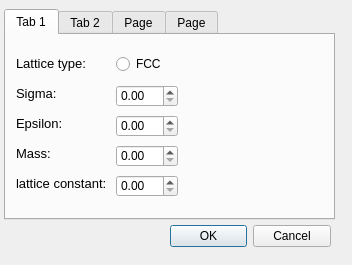
<?xml version="1.0" encoding="UTF-8"?>
<ui version="4.0">
 <class>Dialog</class>
 <widget class="QDialog" name="Dialog">
  <property name="geometry">
   <rect>
    <x>0</x>
    <y>0</y>
    <width>352</width>
    <height>265</height>
   </rect>
  </property>
  <property name="windowTitle">
   <string>Dialog</string>
  </property>
  <widget class="QDialogButtonBox" name="buttonBox">
   <property name="geometry">
    <rect>
     <x>170</x>
     <y>220</y>
     <width>161</width>
     <height>32</height>
    </rect>
   </property>
   <property name="orientation">
    <enum>Qt::Horizontal</enum>
   </property>
   <property name="standardButtons">
    <set>QDialogButtonBox::Cancel|QDialogButtonBox::Ok</set>
   </property>
  </widget>
  <widget class="QTabWidget" name="tabWidget">
   <property name="geometry">
    <rect>
     <x>4</x>
     <y>9</y>
     <width>331</width>
     <height>211</height>
    </rect>
   </property>
   <property name="currentIndex">
    <number>0</number>
   </property>
   <widget class="QWidget" name="Material">
    <attribute name="title">
     <string>Tab 1</string>
    </attribute>
    <widget class="QLabel" name="label">
     <property name="geometry">
      <rect>
       <x>10</x>
       <y>20</y>
       <width>81</width>
       <height>16</height>
      </rect>
     </property>
     <property name="font">
      <font>
       <pointsize>10</pointsize>
      </font>
     </property>
     <property name="text">
      <string>Lattice type:</string>
     </property>
    </widget>
    <widget class="QLabel" name="label_2">
     <property name="geometry">
      <rect>
       <x>10</x>
       <y>50</y>
       <width>81</width>
       <height>16</height>
      </rect>
     </property>
     <property name="font">
      <font>
       <pointsize>10</pointsize>
      </font>
     </property>
     <property name="text">
      <string>Sigma:</string>
     </property>
    </widget>
    <widget class="QLabel" name="label_3">
     <property name="geometry">
      <rect>
       <x>10</x>
       <y>80</y>
       <width>81</width>
       <height>16</height>
      </rect>
     </property>
     <property name="font">
      <font>
       <pointsize>10</pointsize>
      </font>
     </property>
     <property name="text">
      <string>Epsilon:</string>
     </property>
    </widget>
    <widget class="QLabel" name="label_4">
     <property name="geometry">
      <rect>
       <x>10</x>
       <y>110</y>
       <width>81</width>
       <height>16</height>
      </rect>
     </property>
     <property name="font">
      <font>
       <pointsize>10</pointsize>
      </font>
     </property>
     <property name="text">
      <string>Mass:</string>
     </property>
    </widget>
    <widget class="QLabel" name="label_5">
     <property name="geometry">
      <rect>
       <x>10</x>
       <y>140</y>
       <width>91</width>
       <height>16</height>
      </rect>
     </property>
     <property name="font">
      <font>
       <pointsize>10</pointsize>
      </font>
     </property>
     <property name="text">
      <string>lattice constant:</string>
     </property>
    </widget>
    <widget class="QRadioButton" name="radioButton">
     <property name="geometry">
      <rect>
       <x>110</x>
       <y>20</y>
       <width>82</width>
       <height>18</height>
      </rect>
     </property>
     <property name="text">
      <string>FCC</string>
     </property>
    </widget>
    <widget class="QDoubleSpinBox" name="doubleSpinBox_5">
     <property name="geometry">
      <rect>
       <x>110</x>
       <y>50</y>
       <width>62</width>
       <height>22</height>
      </rect>
     </property>
    </widget>
    <widget class="QDoubleSpinBox" name="doubleSpinBox_6">
     <property name="geometry">
      <rect>
       <x>110</x>
       <y>80</y>
       <width>62</width>
       <height>22</height>
      </rect>
     </property>
    </widget>
    <widget class="QDoubleSpinBox" name="doubleSpinBox_7">
     <property name="geometry">
      <rect>
       <x>110</x>
       <y>110</y>
       <width>62</width>
       <height>22</height>
      </rect>
     </property>
    </widget>
    <widget class="QDoubleSpinBox" name="doubleSpinBox_8">
     <property name="geometry">
      <rect>
       <x>110</x>
       <y>140</y>
       <width>62</width>
       <height>22</height>
      </rect>
     </property>
    </widget>
   </widget>
   <widget class="QWidget" name="Simulation">
    <attribute name="title">
     <string>Tab 2</string>
    </attribute>
    <widget class="QLabel" name="label_6">
     <property name="geometry">
      <rect>
       <x>10</x>
       <y>20</y>
       <width>101</width>
       <height>16</height>
      </rect>
     </property>
     <property name="font">
      <font>
       <pointsize>10</pointsize>
      </font>
     </property>
     <property name="text">
      <string>Time step length:</string>
     </property>
    </widget>
    <widget class="QLabel" name="label_7">
     <property name="geometry">
      <rect>
       <x>10</x>
       <y>50</y>
       <width>131</width>
       <height>16</height>
      </rect>
     </property>
     <property name="font">
      <font>
       <pointsize>10</pointsize>
      </font>
     </property>
     <property name="text">
      <string>Number of time step:</string>
     </property>
    </widget>
    <widget class="QLabel" name="label_8">
     <property name="geometry">
      <rect>
       <x>10</x>
       <y>80</y>
       <width>111</width>
       <height>16</height>
      </rect>
     </property>
     <property name="font">
      <font>
       <pointsize>10</pointsize>
      </font>
     </property>
     <property name="text">
      <string>Initial temperature:</string>
     </property>
    </widget>
    <widget class="QLabel" name="label_9">
     <property name="geometry">
      <rect>
       <x>10</x>
       <y>110</y>
       <width>121</width>
       <height>16</height>
      </rect>
     </property>
     <property name="font">
      <font>
       <pointsize>10</pointsize>
      </font>
     </property>
     <property name="text">
      <string>Number of particles:</string>
     </property>
    </widget>
    <widget class="QDoubleSpinBox" name="doubleSpinBox_3">
     <property name="geometry">
      <rect>
       <x>140</x>
       <y>20</y>
       <width>62</width>
       <height>22</height>
      </rect>
     </property>
    </widget>
    <widget class="QLabel" name="label_13">
     <property name="geometry">
      <rect>
       <x>210</x>
       <y>20</y>
       <width>101</width>
       <height>16</height>
      </rect>
     </property>
     <property name="font">
      <font>
       <pointsize>10</pointsize>
      </font>
     </property>
     <property name="text">
      <string>ps</string>
     </property>
    </widget>
    <widget class="QSpinBox" name="spinBox_2">
     <property name="geometry">
      <rect>
       <x>140</x>
       <y>50</y>
       <width>46</width>
       <height>22</height>
      </rect>
     </property>
    </widget>
    <widget class="QDoubleSpinBox" name="doubleSpinBox_4">
     <property name="geometry">
      <rect>
       <x>140</x>
       <y>80</y>
       <width>62</width>
       <height>22</height>
      </rect>
     </property>
    </widget>
    <widget class="QLabel" name="label_14">
     <property name="geometry">
      <rect>
       <x>210</x>
       <y>80</y>
       <width>101</width>
       <height>16</height>
      </rect>
     </property>
     <property name="font">
      <font>
       <pointsize>10</pointsize>
      </font>
     </property>
     <property name="text">
      <string>K</string>
     </property>
    </widget>
    <widget class="QSpinBox" name="spinBox_3">
     <property name="geometry">
      <rect>
       <x>140</x>
       <y>110</y>
       <width>46</width>
       <height>22</height>
      </rect>
     </property>
    </widget>
   </widget>
   <widget class="QWidget" name="cutoff">
    <attribute name="title">
     <string>Page</string>
    </attribute>
    <widget class="QLabel" name="label_10">
     <property name="geometry">
      <rect>
       <x>10</x>
       <y>20</y>
       <width>111</width>
       <height>16</height>
      </rect>
     </property>
     <property name="font">
      <font>
       <pointsize>10</pointsize>
      </font>
     </property>
     <property name="text">
      <string>Inner cutoff:</string>
     </property>
    </widget>
    <widget class="QLabel" name="label_12">
     <property name="geometry">
      <rect>
       <x>10</x>
       <y>50</y>
       <width>111</width>
       <height>16</height>
      </rect>
     </property>
     <property name="font">
      <font>
       <pointsize>10</pointsize>
      </font>
     </property>
     <property name="text">
      <string>Oute cutoff:</string>
     </property>
    </widget>
    <widget class="QDoubleSpinBox" name="doubleSpinBox">
     <property name="geometry">
      <rect>
       <x>90</x>
       <y>20</y>
       <width>62</width>
       <height>22</height>
      </rect>
     </property>
    </widget>
    <widget class="QDoubleSpinBox" name="doubleSpinBox_2">
     <property name="geometry">
      <rect>
       <x>90</x>
       <y>50</y>
       <width>62</width>
       <height>22</height>
      </rect>
     </property>
    </widget>
   </widget>
   <widget class="QWidget" name="tab">
    <attribute name="title">
     <string>Page</string>
    </attribute>
    <widget class="QLabel" name="label_11">
     <property name="geometry">
      <rect>
       <x>10</x>
       <y>20</y>
       <width>131</width>
       <height>16</height>
      </rect>
     </property>
     <property name="font">
      <font>
       <pointsize>10</pointsize>
      </font>
     </property>
     <property name="text">
      <string>Mersurement interval:</string>
     </property>
    </widget>
    <widget class="QCheckBox" name="checkBox">
     <property name="geometry">
      <rect>
       <x>10</x>
       <y>140</y>
       <width>71</width>
       <height>18</height>
      </rect>
     </property>
     <property name="text">
      <string>MSD</string>
     </property>
    </widget>
    <widget class="QCheckBox" name="checkBox_2">
     <property name="geometry">
      <rect>
       <x>10</x>
       <y>110</y>
       <width>71</width>
       <height>18</height>
      </rect>
     </property>
     <property name="text">
      <string>Cv</string>
     </property>
    </widget>
    <widget class="QCheckBox" name="checkBox_3">
     <property name="geometry">
      <rect>
       <x>10</x>
       <y>50</y>
       <width>101</width>
       <height>18</height>
      </rect>
     </property>
     <property name="text">
      <string>Diffusion coeff.</string>
     </property>
    </widget>
    <widget class="QCheckBox" name="checkBox_4">
     <property name="geometry">
      <rect>
       <x>10</x>
       <y>80</y>
       <width>71</width>
       <height>18</height>
      </rect>
     </property>
     <property name="text">
      <string>Pressure</string>
     </property>
    </widget>
    <widget class="QSpinBox" name="spinBox">
     <property name="geometry">
      <rect>
       <x>150</x>
       <y>20</y>
       <width>46</width>
       <height>22</height>
      </rect>
     </property>
    </widget>
   </widget>
  </widget>
 </widget>
 <resources/>
 <connections>
  <connection>
   <sender>buttonBox</sender>
   <signal>accepted()</signal>
   <receiver>Dialog</receiver>
   <slot>accept()</slot>
   <hints>
    <hint type="sourcelabel">
     <x>248</x>
     <y>254</y>
    </hint>
    <hint type="destinationlabel">
     <x>157</x>
     <y>274</y>
    </hint>
   </hints>
  </connection>
  <connection>
   <sender>buttonBox</sender>
   <signal>rejected()</signal>
   <receiver>Dialog</receiver>
   <slot>reject()</slot>
   <hints>
    <hint type="sourcelabel">
     <x>316</x>
     <y>260</y>
    </hint>
    <hint type="destinationlabel">
     <x>286</x>
     <y>274</y>
    </hint>
   </hints>
  </connection>
 </connections>
</ui>
